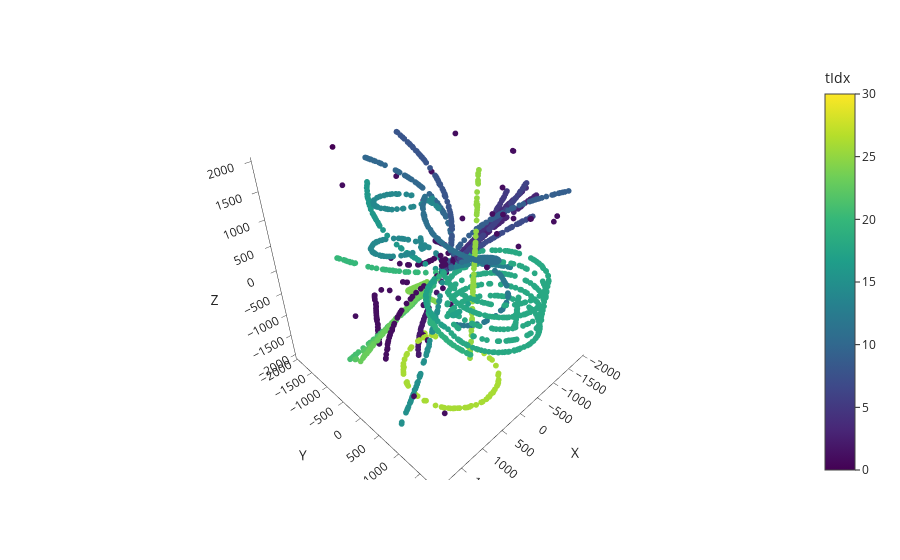

Notebook code cell kept with this figure:
### Code cell
import pandas as pd
import plotly.express as px

from src.logger.plotting_tools import shuffle_truth_colors
g = dic["graph"]
id = 5
mask = (g.ndata['particle_number']!=-11)  #+(g.ndata['particle_number']==19)  #9, 17, 21, 22
tidx = (labels[mask]).view(-1,1)#(g.ndata['particle_number'][mask]).view(-1,1)  #labels[mask].view(-1,1)
#tidx =    1*(g.ndata['hit_link_modified'][mask].view(-1,1))+1
features = 0.05*(torch.ones_like(g.ndata["particle_number"][mask])).view(-1,1)
cellid= g.ndata['particle_number'][mask].view(-1,1)
X = g.ndata["pos_hits_xyz"][mask][:,0:3] #[mask]
data = {
            "X":X[:, 0].view(-1, 1).detach().cpu().numpy(),
            "Y": X[:, 1].view(-1, 1).detach().cpu().numpy(),
            "Z": X[:, 2].view(-1, 1).detach().cpu().numpy(),
            "tIdx": tidx.view(-1, 1).detach().cpu().numpy(),
            "features": features.view(-1, 1).detach().cpu().numpy(),
            # "cellid":cellid.view(-1, 1).detach().cpu().numpy(),
        }
hoverdict = {}


df = pd.DataFrame(
np.concatenate([data[k] for k in data], axis=1),
columns=[k for k in data],
)
rdst = np.random.RandomState(1234567890)  # all the same
# shuffle_truth_colors(df, "tIdx", rdst)

hover_data = ["tIdx", "cellid"] #+ [k for k in hoverdict.keys()]
# if nidx is not None:
#     hover_data.append("av_same")
# fig = go.Figure()
fig = px.scatter_3d(
df,
x="X",
y="Y",
z="Z",
color="tIdx",
size="features",
# hover_data=hover_data,
template="simple_white",
range_color=[0,30],
# color_continuous_scale=px.colors.sequential.Turbo,
)
# fig.update_layout(
#     scene = dict(
#         xaxis = dict(visible=False),
#         yaxis = dict(visible=False),
#         zaxis =dict(visible=False)
#         )
#     )
fig.update_traces(marker=dict(line=dict(width=0)))
fig.update_traces(marker_size = 2)
# fig.update_traces(marker_size = 2)
# mask_cdc= (g.ndata['hit_type'][mask] ==0)
# X_cdc = g.ndata["pos_hits_xyz"][mask][mask_cdc]
# vector_cdc = g.ndata["vector"][mask][mask_cdc]
# for i in range(0,torch.sum(g.ndata['hit_type'][mask] ==0)):
#     plot_single_arrow(fig,vector_cdc[i]*25,init_pt= X_cdc[i])
# fig.update_traces(marker=dict(line=dict(width=0)))
# fig.update_traces(marker_size = 2)
# fig.update_layout(
#     autosize=False,
#     width=800,
#     height=800,
# )
fig.show()

### Figure 1 — Plotly figure (JSON) as saved in the notebook; plotly's stock layout.template omitted (floating-point values rounded to 4 significant figures; data arrays with more than 128 entries replaced by an {"elided": "..."} marker saying what was removed)
{"data": [{"hovertemplate": "X=%{x}<br>Y=%{y}<br>Z=%{z}<br>features=%{marker.size}<br>tIdx=%{marker.color}<extra></extra>", "legendgroup": "", "marker": {"color": {"elided": "2316 int values"}, "coloraxis": "coloraxis", "line": {"width": 0}, "size": 2, "sizemode": "area", "sizeref": 0.000125, "symbol": "circle"}, "mode": "markers", "name": "", "scene": "scene", "showlegend": false, "type": "scatter3d", "x": {"elided": "2316 float values"}, "y": {"elided": "2316 float values"}, "z": {"elided": "2316 float values"}}], "layout": {"coloraxis": {"cmax": 30, "cmin": 0, "colorbar": {"title": {"text": "tIdx"}}, "colorscale": [[0, "#440154"], [0.1111, "#482878"], [0.2222, "#3e4989"], [0.3333, "#31688e"], [0.4444, "#26828e"], [0.5556, "#1f9e89"], [0.6667, "#35b779"], [0.7778, "#6ece58"], [0.8889, "#b5de2b"], [1, "#fde725"]]}, "legend": {"itemsizing": "constant", "tracegroupgap": 0}, "margin": {"t": 60}, "scene": {"domain": {"x": [0, 1], "y": [0, 1]}, "xaxis": {"title": {"text": "X"}}, "yaxis": {"title": {"text": "Y"}}, "zaxis": {"title": {"text": "Z"}}}}}
